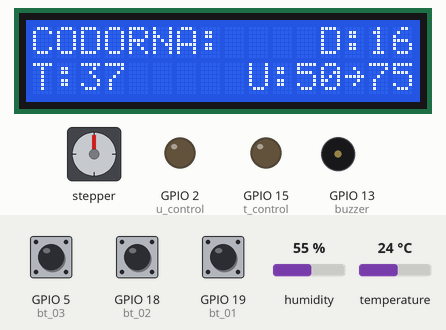
A sketch run on a simulated ESP32. On the bench: 16×2 character LCD, stepper motor, output pins drawn as LEDs (lit = HIGH), buzzer (waves = sounding). The inputs (shaded band) are chosen by the test bench; at power-on: GPIO 18 (bt_02) HIGH, GPIO 19 (bt_01) HIGH, GPIO 5 (bt_03) HIGH, humidity 55 %, temperature 24 °C. The local clock reads 2024-03-15 10:24:30 at power-on unless the sketch sets it; EEPROM starts erased; stepper angles assume 100 steps per turn; what the sketch prints to the serial monitor is not drawn.

Above: at 7.3 s.
7.4 s: GPIO 18 (bt_02) pulled LOW for 0.15 s
At 9.46 s:
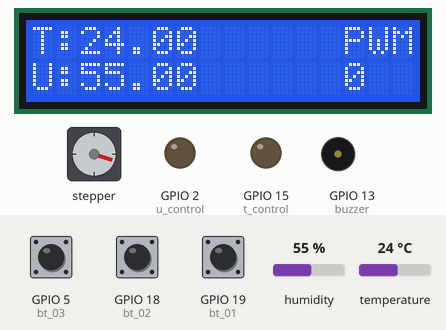
10.8 s: GPIO 19 (bt_01) pulled LOW for 0.15 s
At 11.8 s:
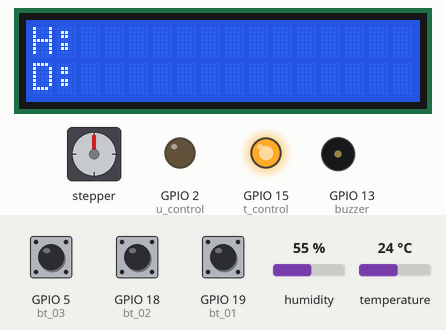
13.7 s: GPIO 5 (bt_03) pulled LOW for 1 s
At 15.2 s:
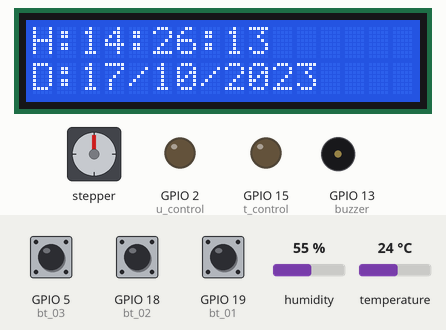
16.2 s: GPIO 19 (bt_01) pulled LOW for 1 s
At 17.1 s:
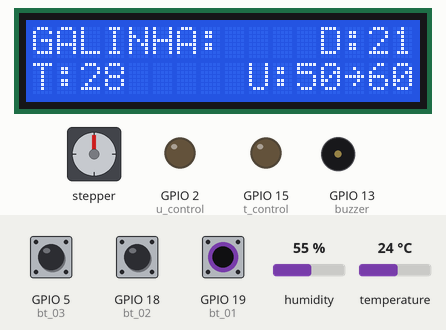
18.7 s: GPIO 18 (bt_02) pulled LOW for 1 s
At 19.85 s:
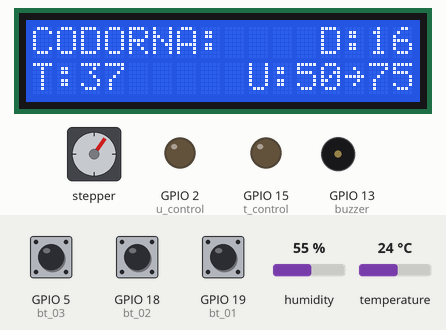
20.3 s: humidity set to 51 %
26.1 s: humidity set to 48 %
At 28.6 s:
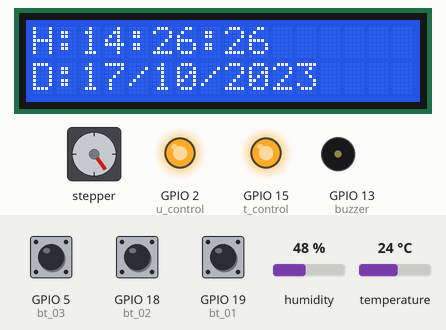
Timing chart, 0 to 32.6 s (numbered marks = the images above; inputs shaded):
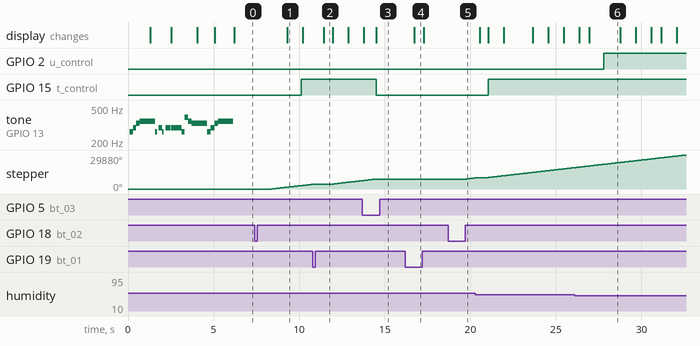

The sketch:

main.ino
```cpp
/*
╔╦═╦╗──────╔╦═╗
║║║║╠═╗╔╗╔╗╠╣═╬═╦═╦╗
║║║║║╬╚╣╚╣╚╣╠═║╬║║║║
╚═╩═╩══╩═╩═╩╩═╩═╩╩═╝
IFSP Guarulhos
*/

#include "DHT.h"
#include <EEPROM.h>
#include <LiquidCrystal_I2C.h>
#include <PID_v1_bc.h>
#include <Stepper.h>
#include <virtuabotixRTC.h>

#define bt_01 19           // Botão do menu
#define bt_02 18           // Botão Iniciar
#define bt_03 5            // Botão Finalizar
#define t_control 15       // Mosfet da lampada
#define u_control 2        // Mosfet do umidificador
#define buzzer 13          // Buzzer
#define DHTPIN 4           // Sensor de Temperatura,Umidade
#define DHTTYPE DHT22      // DHT 22  (AM2302), AM2321
#define EEPROM_SIZE 1      // This is 1-Byte

virtuabotixRTC myRTC(27, 14, 12);
int PassosPorVolta = 100;
Stepper MotorStepper(PassosPorVolta, 25,32,26,33);

float umidade_a = 0;
float umidade_b = 0;
float temperatura_a = 0;

bool estado = 0;         // 0 = Desligado, 1 = Ligado

int contagem[5];
int painel_off = 0;
int painel_on = 0;
int nextHour;
int currentHour;
int currentMinute;
int modomotor;
int dia_final;
int dias;

double Setpoint = 0;  // Temperatura de referência
double Input, Output;
double Kp = 20.0;         // Ganho proporcional
double Ki = 5.0;         // Ganho integral
double Kd = 2.0;           // Ganho derivativo

DHT dht(DHTPIN, DHTTYPE);

LiquidCrystal_I2C lcd(0x27, 16, 2);

PID myPID(&Input, &Output, &Setpoint, Kp, Ki, Kd, DIRECT);

void setup()
{

  Serial.begin(115200);
  Serial.println("Iniciando Sistema!");

  dht.begin();

  pinMode(bt_01, INPUT_PULLUP);
  pinMode(bt_02, INPUT_PULLUP);
  pinMode(bt_03, INPUT_PULLUP);
  pinMode(t_control, OUTPUT);
  pinMode(u_control, OUTPUT);

  analogWrite(t_control, 0);
  digitalWrite(u_control, 0);

  myRTC.setDS1302Time(00, 26, 14, 2, 17, 10, 2023); // Set Data e Hora

  int currentHour = myRTC.hours;
  int nextHour = 0;

  MotorStepper.setSpeed(300);

  EEPROM.begin(EEPROM_SIZE);

  myPID.SetOutputLimits(0, 255);  // Limite de saída PWM entre 0 e 255
  myPID.SetMode(AUTOMATIC);
  myPID.SetSampleTime(1000);  // Tempo de amostragem em milissegundos (1 segundo)

  inicio();

}

void loop()
{

  float temperatura = dht.readTemperature();
  float umidade = dht.readHumidity();

  if (isnan(temperatura) || isnan(umidade))
  {
    Serial.println(F("Falha ao comunicar com DHT22"));
    return;
  }

  myRTC.updateTime();

  int currentHour = myRTC.hours;
  int currentMinute = myRTC.minutes;


  if (digitalRead(bt_03) == LOW)
  {

    umidade_a = 0;
    umidade_b = 0;
    temperatura_a = 0;
    estado = 0;
    contagem[4] = 0;
    digitalWrite(u_control, LOW);
    analogWrite(t_control, 0);
    EEPROM.write(0, 0);
    delay(500);

  }

  if(EEPROM.read(0) == 0) // Sistema Desligado
  {

    estado = 0;
    temperatura_a = 0;
    umidade_a = 0;
    umidade_b = 0;
    digitalWrite(u_control, LOW);
    analogWrite(t_control, 0);
    modomotor = 0 ;

  }

  if(EEPROM.read(0) == 1) // Ovo de codorna
  {
    estado = 1;
    temperatura_a = 37;
    umidade_a = 50;
    umidade_b = 75;
    modomotor = 1 ;
    Setpoint = 37;
    dia_final = 14;
  }

  if(EEPROM.read(0) == 2) // Ovo de Galinha
  {
    estado = 1;
    temperatura_a = 28;
    umidade_a = 50;
    umidade_b = 60;
    modomotor = 2 ;
    Setpoint = 28;
    dia_final = 19;
  }

  if(estado == 0)
  {

  if (digitalRead(bt_01) == LOW)
  {

    painel_off++;
    delay(500);

  }

  if (painel_off > 1)
  {

    painel_off = 0;

  }

  if ( painel_off == 0)
  {

    if (contagem[2] == 0)
    {

      lcd.clear();
      lcd.print("CODORNA:    D:16");
      lcd.setCursor(0, 1);
      lcd.print("T:37     U:50~75");

      contagem[0] = 0;
      contagem[1] = 0;
      contagem[2]++;
      contagem[3] = 0;
    }
    if(digitalRead(bt_02) == LOW)
    {

      EEPROM.write(0, 1);
      delay(1000);

    }
  }


  if ( painel_off == 1)
  {

    if (contagem[3] == 0)
    {

      lcd.clear();
      lcd.print("GALINHA:    D:21");
      lcd.setCursor(0, 1);
      lcd.print("T:28     U:50~60");

      contagem[0] = 0;
      contagem[1] = 0;
      contagem[2] = 0;
      contagem[3]++;

    }
    if(digitalRead(bt_02) == LOW)
    {

     EEPROM.write(0, 2);
     delay(1000);

    }

  }


  }
  if(estado == 1)
  {

  int potencia = Output;

  Input = temperatura;
  myPID.Compute();

  if (contagem[4] == 0)
  {
   nextHour = (currentHour + 2) % 24;
   contagem[4]++;
  }

  if (nextHour == 24)
  {
    nextHour = 0;
    dias++;
  }

  if (modomotor == 1)
  {
    for (int i = 0; i<=3; i++)
      {
        MotorStepper.step(PassosPorVolta);
      }
  }

  if (modomotor == 2)
  {
    if(dias<=dia_final)
    {
    if ((currentHour % 24) == nextHour) {
      for (int i = 0; i<=3; i++)
        {
          MotorStepper.step(PassosPorVolta);
        }
      nextHour = nextHour + 2;
    }
    }
  }

  if (digitalRead(bt_01) == LOW)
  {

    painel_on++;
    delay(500);

  }

  if (painel_on > 1)
  {

    painel_on = 0;

  }

  Serial.println("//------------------------( Monitor Serial )------------------------//");

  Serial.print(F("// Painel: "));
  Serial.print(painel_on);
  Serial.print(F(" Estado: "));
  Serial.print(estado);
  Serial.print(F(" Umidade_Atual: "));
  Serial.print(umidade);
  Serial.print(" Umidade: ");
  Serial.print(umidade_a);
  Serial.print(" ~~ ");
  Serial.print(umidade_b);
  Serial.println(" //");

  Serial.print(F("// Temperatura_Atual: "));
  Serial.print(temperatura);
  Serial.print(F("°C "));
  Serial.print(F(" Temperatura: "));
  Serial.print(temperatura_a);
  Serial.print(" Potencia: ");
  Serial.print(potencia);
  Serial.println("      //");

  Serial.println("//////////////////////////////////////////////////////////////////////");

  if ( painel_on == 0)
  {

    if (contagem[0] == 0)
    {

      lcd.clear();
      lcd.setCursor(0, 0);
      lcd.print("T: ");
      lcd.setCursor(6, 0);
      lcd.print("C");

      lcd.setCursor(0, 1);
      lcd.print("U: ");
      lcd.setCursor(6, 1);
      lcd.print("%");

      lcd.setCursor(13,0);
      lcd.print("PWM");

      contagem[0]++;
      contagem[1] = 0;

    }
    lcd.setCursor(2, 0);
    lcd.print(temperatura);
    lcd.print("      ");

    lcd.setCursor(2, 1);
    lcd.print(umidade);
    lcd.print("      ");

    lcd.setCursor(13, 1);
    lcd.print(potencia);
    lcd.print("   ");

  }

  if ( painel_on == 1)
  {

    if (contagem[1] == 0)
    {

      lcd.clear();
      lcd.setCursor(0, 0);
      lcd.print("H: ");
      lcd.setCursor(0, 1);
      lcd.print("D: ");
      delay (500);
      contagem[0] = 0;
      contagem[1]++;

    }
    lcd.setCursor(2, 0);
    lcd.print(myRTC.hours);
    lcd.print(":");
    lcd.print(myRTC.minutes);
    lcd.print(":");
    lcd.print(myRTC.seconds);
    lcd.setCursor(2, 1);
    lcd.print(myRTC.dayofmonth);
    lcd.print("/");
    lcd.print(myRTC.month);
    lcd.print("/");
    lcd.print(myRTC.year);
    lcd.print("  ");

  }

  analogWrite(t_control, potencia);

  if (umidade > umidade_b)
  {

    digitalWrite(u_control, LOW);

  }

  if (umidade < umidade_a)
  {

    digitalWrite(u_control, HIGH);

  }

  }

}

void inicio()
{
  lcd.init();
  lcd.backlight();
  lcd.clear();

  lcd.print(" CHICKEN LITTLE ");
  lcd.setCursor(0,1);
  lcd.print(" ---( 3001 )--- ");

  tone(buzzer,262,200); //DO
  delay(200);
  tone(buzzer,294,300); //RE
  delay(200);
  tone(buzzer,330,300); //MI
  delay(200);
  tone(buzzer,349,300); //FA
  delay(300);
  tone(buzzer,349,300); //FA
  delay(300);

  lcd.clear();

  tone(buzzer,349,300); //FA
  delay(300);
  tone(buzzer,262,100); //DO
  delay(200);
  tone(buzzer,294,300); //RE
  delay(200);
  tone(buzzer,262,100); //DO
  delay(200);
  tone(buzzer,294,300); //RE
  delay(300);

  lcd.print(" CHICKEN LITTLE ");
  lcd.setCursor(0,1);
  lcd.print(" ---( 3001 )--- ");

  tone(buzzer,294,300); //RE
  delay(300);
  tone(buzzer,294,300); //RE
  delay(300);
  tone(buzzer,262,200); //DO
  delay(200);
  tone(buzzer,392,200); //SOL
  delay(200);
  tone(buzzer,349,200); //FA
  delay(200);
  tone(buzzer,330,300); //MI
  delay(300);

  lcd.clear();

  tone(buzzer,330,300); //MI
  delay(300);
  tone(buzzer,330,300); //MI
  delay(300);
  tone(buzzer,262,200); //DO
  delay(200);
  tone(buzzer,294,300); //RE
  delay(200);

  lcd.print(" CHICKEN LITTLE ");
  lcd.setCursor(0,1);
  lcd.print(" ---( 3001 )--- ");

  tone(buzzer,330,300); //MI
  delay(200);
  tone(buzzer,349,300); //FA
  delay(300);
  tone(buzzer,349,300); //FA
  delay(300);
  tone(buzzer,349,300); //FA
  delay(300);

  lcd.clear();

}
```

Measured:
- the behaviour switches between 50 and 49 % on humidity (found by bisection; images 5 and 6)
- after the input at 7.4 s, GPIO 15 (t_control): LOW → HIGH after 2.7 s; stepper: keeps turning clockwise at about 1731°/s, starting after 1.0 s; the display: changes after 1.9 s (image 1)
- after the input at 10.8 s, the display: changes after 0.65 s (image 2)
- after the input at 13.7 s, GPIO 15 (t_control): HIGH → LOW after 0.80 s; stepper: goes on until 14.4 s, then stays 8640°
- after the input at 16.2 s, the display: changes after 0.53 s (image 4)
- after the input at 18.7 s, stepper: turns 1080° clockwise in 0.58 s, starting after 1.0 s
- after the input at 26.1 s, GPIO 2 (u_control): LOW → HIGH after 1.7 s
